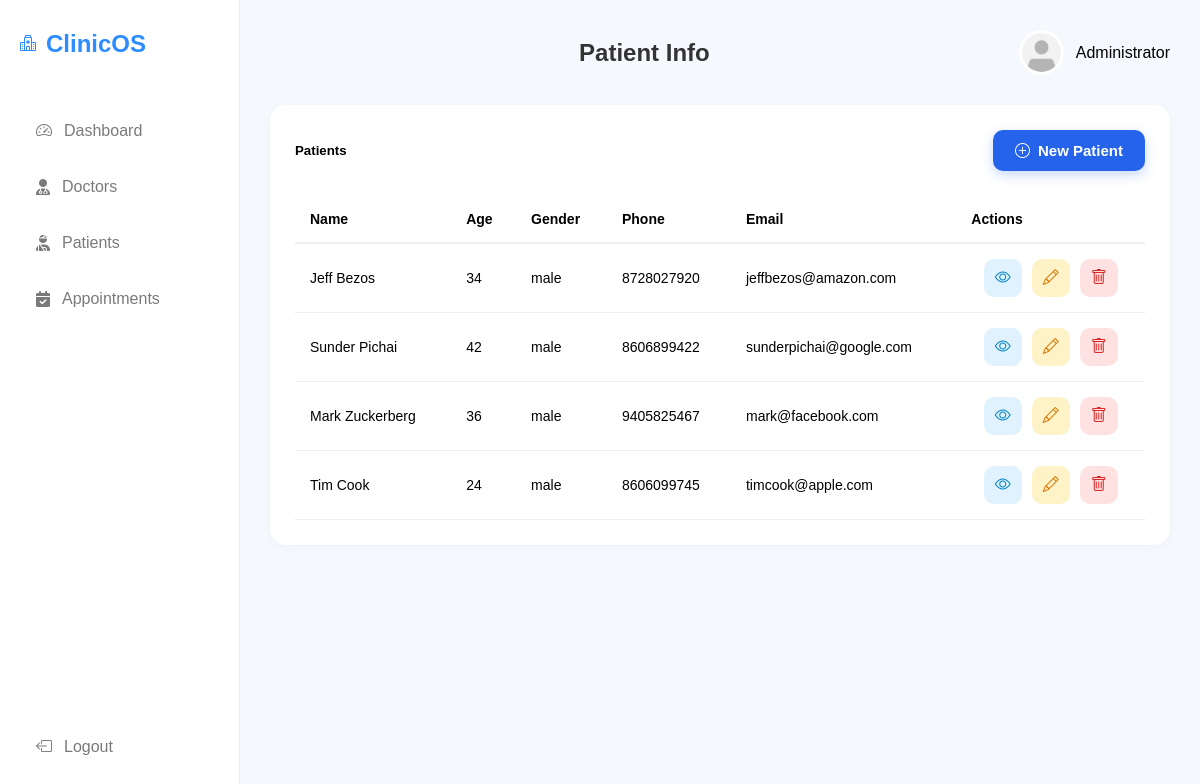
Page /admin_panel/patients/ (signed in) on the committed database.
### managementsystem/models.py (models this page shows, shortened)
class Patient(models.Model):
    user = models.OneToOneField(CustomUser,on_delete=models.CASCADE)
    gender_choices = (('male','Male'),('female','Female'),('other','Other'))
    gender = models.CharField(max_length=10,choices=gender_choices,default='male')
    age = models.IntegerField()
    phone = models.CharField(max_length=15)
    blood_group_choices = (('A+', 'A+'),('A-', 'A-'),('B+', 'B+'),('B-', 'B-'),('AB+', 'AB+'),('AB-', 'AB-'),('O+', 'O+'),('O-', 'O-'),)
    blood_group = models.CharField(max_length=3,choices=blood_group_choices)
    photo = models.ImageField(upload_to='patients',default='default/default.png')

class CustomUser(AbstractUser):
    ROLE_CHOICES = (
        ('admin', 'Admin'),
        ('doctor', 'Doctor'),
        ('patient', 'Patient'),
    )
    role = models.CharField(max_length=20, choices=ROLE_CHOICES,default='patient')

### managementsystem/views/admin_views.py (the view)
# urls.py: path('patients/', patient_list,name='patient_list'),
@admin_required
def patient_list(request):
    patients = Patient.objects.all()
    context = {'patients': patients}
    return render(request, 'admin/patient_list.html', context)

### managementsystem/templates/admin/patient_list.html (shortened to what this page needs)
{% extends 'admin/base.html' %}
{%load static%}
{%block header%}
<h1>Patient Info</h1>
{%endblock%}
{%block content%}
<div class="container-fluid">
    <div class="card shadow-sm">
        <div class="card-header d-flex justify-content-between align-items-center">
            <h5 class="mb-0">Patients</h5>
            <a href="{%url 'add_patient'%}" class="new-patient-btn">
                <i class="bi bi-plus-circle"></i> New Patient
            </a>
        </div>
        <div class="card-body">
            <div class="table-responsive">
                <table class="table table-hover" style="min-width: 800px;">
                <thead>
                    <tr>
                        <th>Name</th>
                        <th>Age</th>
                        <th>Gender</th>
                        <th>Phone</th>
                        <th>Email</th>
                        <th>Actions</th>
                    </tr>
                </thead>
                <tbody>
                {% for patient in patients %}
                    <tr>
                        <td>{{ patient.user.get_full_name }}</td>
                        <td>{{ patient.age }}</td>
                        <td>{{ patient.gender }}</td>
                        <td>{{ patient.phone }}</td>
                        <td>{{ patient.user.email }}</td>
                        <td class="text-center">
                            <div class="action-buttons">
                                <a href="{%url 'admin_view_patient' patient.id%}" class="action-btn view-btn" title="View">
                                    <i class="bi bi-eye"></i>
                                </a>
                                <a href="{%url 'edit_patient' patient.id%}" class="action-btn edit-btn" title="Edit">
                                    <i class="bi bi-pencil"></i>
                                </a>
                                <a href="{%url 'delete_patient' patient.id%}" class="action-btn delete-btn" title="Delete">
                                    <i class="bi bi-trash"></i>
                                </a>
                            </div>
                        </td>
                    </tr>
                     {% empty %}
                    <tr>
                        <td colspan="7" class="text-center py-4">
                            No patients found.
                        </td>
                    </tr>
                {% endfor %}
                </tbody>
            </table>
        </div>
        </div>
    </div>
</div>
{%endblock%}

### managementsystem/static/css/home.css (style rules this page uses)
* { margin:0; padding:0; box-sizing:border-box; font-family:Arial, Helvetica, sans-serif; }
body { background:#f5f8fd; }
.topbar h1 { font-size:28px; color:#333; }
.card { background:white; border-radius:16px; padding:25px; box-shadow:0 2px 10px rgba(0,0,0,0.03); width: 100%; min-width: 0; }
.card-header { display:flex; justify-content:space-between; align-items:center; margin-bottom:25px; gap: 15px; }
.table-responsive { display: block; width: 100%; overflow-x: auto; -webkit-overflow-scrolling: touch; }

### managementsystem/templates/admin/base.html (style rules this page uses)
.topbar h1 { font-size: 24px; margin: 0; white-space: nowrap; overflow: hidden; text-overflow: ellipsis; }
table { width:100%; border-collapse:collapse; min-width: 600px; }
table th { text-align:left; padding:15px; border-bottom:2px solid #eee; font-size: 14px; }
table td { padding:15px; border-bottom:1px solid #eee; font-size: 14px; }

### managementsystem/templates/admin/patient_list.html (style rules this page uses)
.action-buttons { display:flex; justify-content:center; gap:10px; }
.action-btn { width:38px; height:38px; display:flex; align-items:center; justify-content:center; border-radius:10px; text-decoration:none; transition:all 0.25s ease; font-size:1rem; }
.view-btn { background:#e0f2fe; color:#0284c7; }
.edit-btn { background:#fef3c7; color:#d97706; }
.delete-btn { background:#fee2e2; color:#dc2626; }
.new-patient-btn { display:inline-flex; align-items:center; gap:8px; background:#2563eb; color:#fff; text-decoration:none; padding:12px 22px; border-radius:10px; font-weight:600; font-size:15px; transition:all 0.3s ease; box-shadow:0 4px 12px rgba(37,99,235,0.25); }

### rows in the picture
Patient: user.get_full_name "Jeff Bezos", age "34", gender "male", phone "8728027920", user.email "jeffbezos@amazon.com"
Patient: user.get_full_name "Sunder Pichai", age "42", gender "male", phone "8606899422", user.email "sunderpichai@google.com"
Patient: user.get_full_name "Mark Zuckerberg", age "36", gender "male", phone "9405825467", user.email "mark@facebook.com"
Patient: user.get_full_name "Tim Cook", age "24", gender "male", phone "8606099745", user.email "timcook@apple.com"
